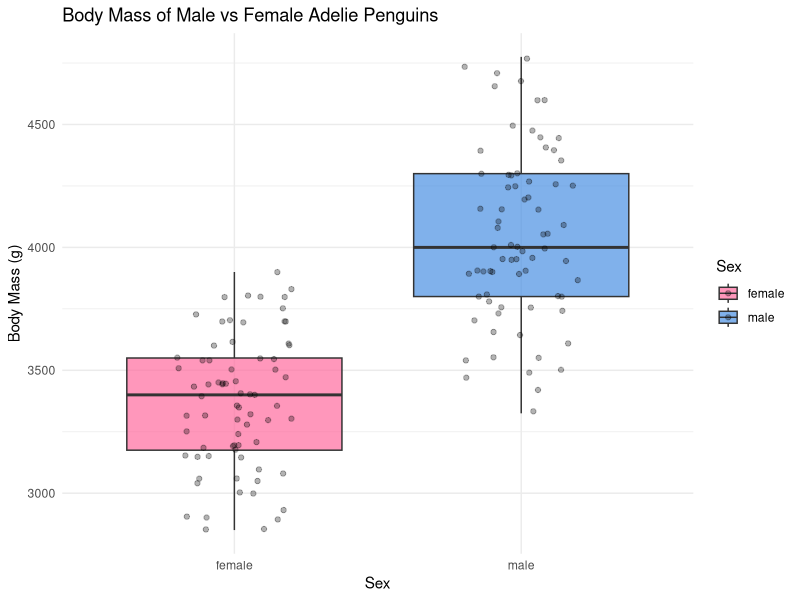
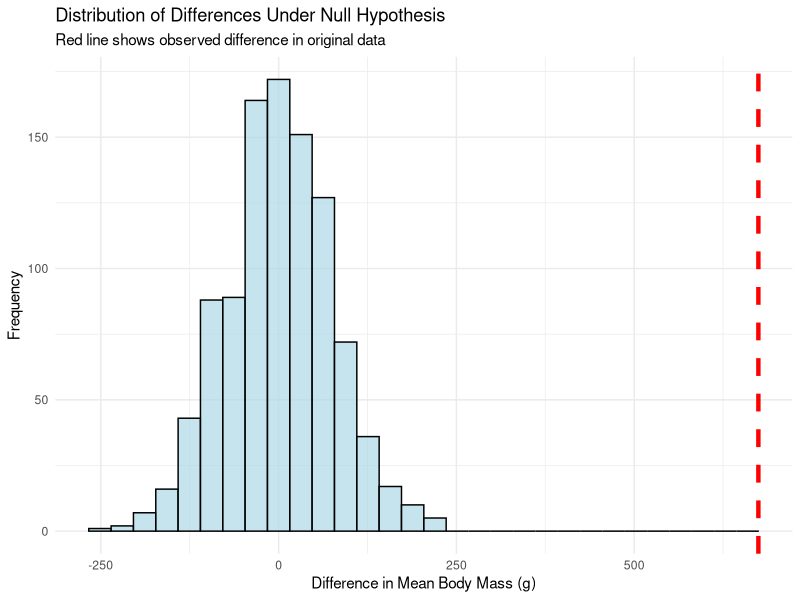

Recreate these plots in R, in order.
## ---- chunk 1
#| label: setup
library(tidyverse)
library(palmerpenguins)

# Load penguin data
penguins_clean <- penguins |>
  filter(species == "Adelie") |>
  filter(!is.na(body_mass_g), !is.na(sex)) |>
  select(sex, body_mass_g)

# Show first few rows
head(penguins_clean)
## ---- chunk 2
#| label: original-data-plot
ggplot(penguins_clean, aes(x = sex, y = body_mass_g, fill = sex)) +
  geom_boxplot(alpha = 0.7) +
  geom_jitter(width = 0.2, alpha = 0.3) +
  labs(title = "Body Mass of Male vs Female Adelie Penguins",
       x = "Sex",
       y = "Body Mass (g)",
       fill = "Sex") +
  theme_minimal() +
  scale_fill_manual(values = c("female" = "#FF6B9D", "male" = "#4A90E2"))
## ---- chunk 3
#| label: difference-function
# Function to calculate difference in means
calc_diff_means <- function(data) {
  data |>
    group_by(sex) |>
    summarise(mean_mass = mean(body_mass_g)) |>
    summarise(diff = diff(mean_mass)) |>
    pull(diff)
}

# Calculate observed difference
observed_diff <- calc_diff_means(penguins_clean)
observed_diff
## ---- chunk 4
#| label: permutation-simulation
set.seed(123)  # For reproducibility

# Function to permute and calculate difference
permute_and_calc <- function(i, data) {
  data |>
    mutate(sex = sample(sex)) |>  # Randomly shuffle sex labels
    calc_diff_means()
}

# Run 1000 permutations using map_dbl
n_permutations <- 1000
permuted_diffs <- map_dbl(1:n_permutations, ~permute_and_calc(.x, penguins_clean))

# Create data frame for plotting
perm_results <- tibble(
  permutation = 1:n_permutations,
  diff_in_means = permuted_diffs
)

head(perm_results)
## ---- chunk 5
#| label: permutation-plot
ggplot(perm_results, aes(x = diff_in_means)) +
  geom_histogram(bins = 30, fill = "lightblue", color = "black", alpha = 0.7) +
  geom_vline(xintercept = observed_diff, color = "red", linewidth = 1.5, linetype = "dashed") +
  labs(title = "Distribution of Differences Under Null Hypothesis",
       subtitle = "Red line shows observed difference in original data",
       x = "Difference in Mean Body Mass (g)",
       y = "Frequency") +
  theme_minimal()
## ---- chunk 6
#| label: p-value
# Calculate p-value (proportion of permuted differences as extreme as observed)
p_value <- mean(abs(permuted_diffs) >= abs(observed_diff))
p_value
## ---- chunk 7
#| label: results-table
results_summary <- tibble(
  Statistic = c("Observed Difference", "P-Value", "Number of Permutations"),
  Value = c(round(observed_diff, 2), round(p_value, 4), n_permutations)
)

knitr::kable(results_summary, 
             caption = "Permutation Test Results")
